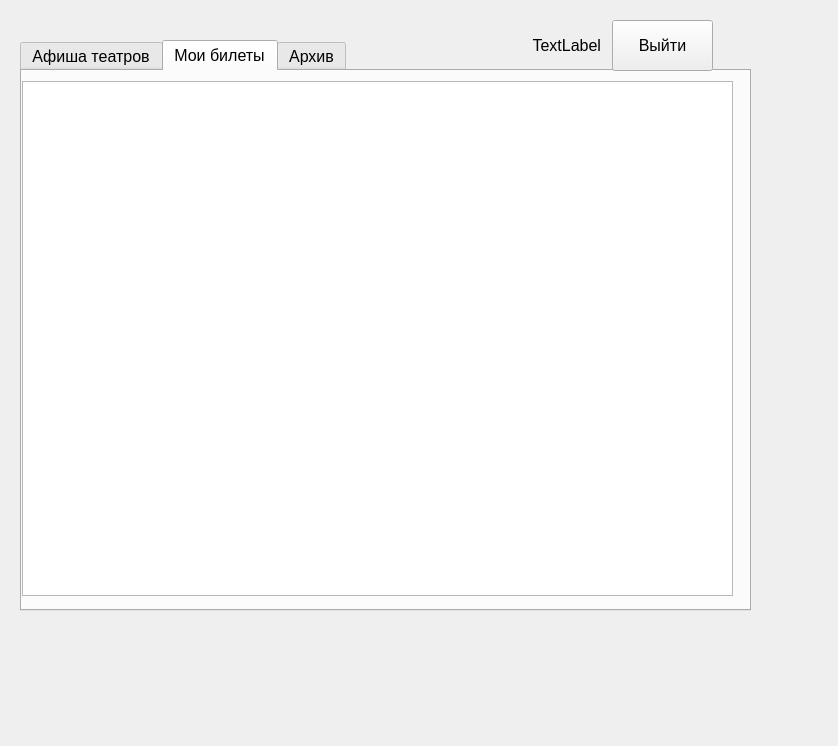
<?xml version="1.0" encoding="UTF-8"?>
<ui version="4.0">
 <class>MainWindow</class>
 <widget class="QMainWindow" name="MainWindow">
  <property name="geometry">
   <rect>
    <x>0</x>
    <y>0</y>
    <width>838</width>
    <height>746</height>
   </rect>
  </property>
  <property name="windowTitle">
   <string>MainWindow</string>
  </property>
  <widget class="QWidget" name="centralwidget">
   <widget class="QTabWidget" name="archiveTabWidget">
    <property name="enabled">
     <bool>true</bool>
    </property>
    <property name="geometry">
     <rect>
      <x>20</x>
      <y>40</y>
      <width>731</width>
      <height>571</height>
     </rect>
    </property>
    <property name="font">
     <font>
      <pointsize>12</pointsize>
     </font>
    </property>
    <property name="currentIndex">
     <number>1</number>
    </property>
    <widget class="QWidget" name="tab">
     <attribute name="title">
      <string>Афиша театров</string>
     </attribute>
     <widget class="QTableWidget" name="tableWidget">
      <property name="geometry">
       <rect>
        <x>0</x>
        <y>60</y>
        <width>711</width>
        <height>421</height>
       </rect>
      </property>
     </widget>
     <widget class="QLineEdit" name="lineEdit">
      <property name="geometry">
       <rect>
        <x>5</x>
        <y>10</y>
        <width>211</width>
        <height>41</height>
       </rect>
      </property>
      <property name="placeholderText">
       <string>Поиск</string>
      </property>
     </widget>
     <widget class="QPushButton" name="searchButton">
      <property name="geometry">
       <rect>
        <x>230</x>
        <y>10</y>
        <width>101</width>
        <height>41</height>
       </rect>
      </property>
      <property name="text">
       <string>Найти</string>
      </property>
     </widget>
    </widget>
    <widget class="QWidget" name="tab2">
     <attribute name="title">
      <string>Мои билеты</string>
     </attribute>
     <widget class="QListWidget" name="reservationsList">
      <property name="geometry">
       <rect>
        <x>0</x>
        <y>10</y>
        <width>711</width>
        <height>515</height>
       </rect>
      </property>
      <property name="font">
       <font>
        <pointsize>12</pointsize>
       </font>
      </property>
      <property name="spacing">
       <number>10</number>
      </property>
     </widget>
    </widget>
    <widget class="QWidget" name="tab_2">
     <attribute name="title">
      <string>Архив</string>
     </attribute>
     <widget class="QListWidget" name="archiveList">
      <property name="geometry">
       <rect>
        <x>0</x>
        <y>10</y>
        <width>711</width>
        <height>515</height>
       </rect>
      </property>
      <property name="font">
       <font>
        <pointsize>12</pointsize>
       </font>
      </property>
      <property name="spacing">
       <number>10</number>
      </property>
     </widget>
    </widget>
   </widget>
   <widget class="QPushButton" name="logoutButton">
    <property name="geometry">
     <rect>
      <x>612</x>
      <y>20</y>
      <width>101</width>
      <height>51</height>
     </rect>
    </property>
    <property name="font">
     <font>
      <pointsize>12</pointsize>
     </font>
    </property>
    <property name="text">
     <string>Выйти</string>
    </property>
   </widget>
   <widget class="QLabel" name="label">
    <property name="geometry">
     <rect>
      <x>430</x>
      <y>30</y>
      <width>171</width>
      <height>31</height>
     </rect>
    </property>
    <property name="font">
     <font>
      <pointsize>12</pointsize>
     </font>
    </property>
    <property name="text">
     <string>TextLabel</string>
    </property>
    <property name="alignment">
     <set>Qt::AlignRight|Qt::AlignTrailing|Qt::AlignVCenter</set>
    </property>
   </widget>
  </widget>
 </widget>
 <resources/>
 <connections/>
</ui>
